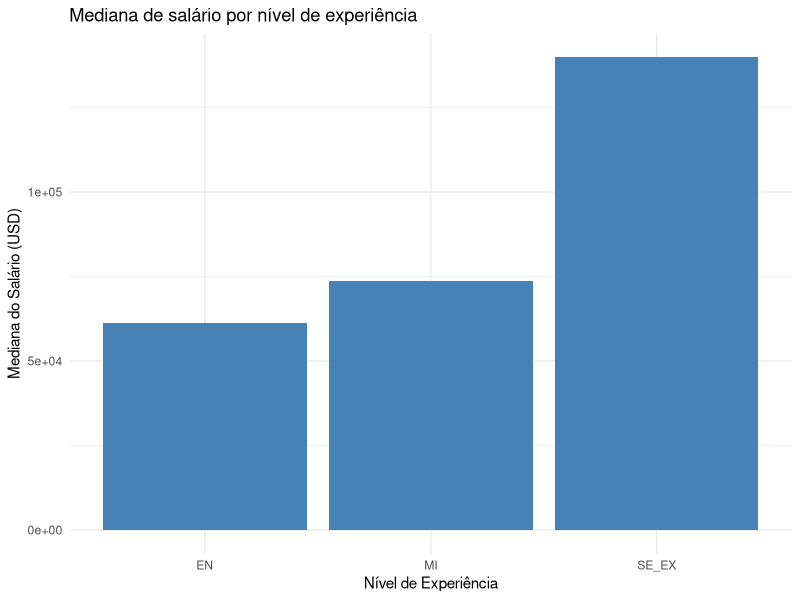

Reproduce this figure in R.
# analise_salarios.R

# Pacotes necessários
library(dplyr)
library(ggplot2)

# Leitura da base de dados
base <- read.csv("dados_salarios.csv", sep = ";")

# 1) Amostra
set.seed(19092005)  # Dia, mês e ano de nascimento
base1 <- base[sample(nrow(base), 300), ]

# 2) Estatísticas descritivas da variável salario_USD
estatisticas_salario <- base1 %>%
  summarise(
    media = mean(salario_USD, na.rm = TRUE),
    mediana = median(salario_USD, na.rm = TRUE),
    percentil_5 = quantile(salario_USD, 0.05, na.rm = TRUE),
    percentil_25 = quantile(salario_USD, 0.25, na.rm = TRUE),
    percentil_75 = quantile(salario_USD, 0.75, na.rm = TRUE),
    percentil_95 = quantile(salario_USD, 0.95, na.rm = TRUE),
    minimo = min(salario_USD, na.rm = TRUE),
    maximo = max(salario_USD, na.rm = TRUE)
  )

print("Estatísticas descritivas de salario_USD:")
print(estatisticas_salario)

# 3) Média e mediana por ano
salario_por_ano <- base1 %>%
  group_by(ano) %>%
  summarise(
    media = mean(salario_USD, na.rm = TRUE),
    mediana = median(salario_USD, na.rm = TRUE)
  )

print("Média e mediana de salario_USD por ano:")
print(salario_por_ano)

# 4) Análise por experiência (agrupando SE + EX)
base1 <- base1 %>%
  mutate(experiencia_mod = ifelse(experiencia %in% c("SE", "EX"), "SE_EX", experiencia))

salario_por_experiencia <- base1 %>%
  group_by(experiencia_mod) %>%
  summarise(
    media = mean(salario_USD, na.rm = TRUE),
    mediana = median(salario_USD, na.rm = TRUE)
  )

print("Média e mediana de salario_USD por experiência (com SE + EX juntos):")
print(salario_por_experiencia)

# 5) Gráfico com as medianas por experiência
ggplot(salario_por_experiencia, aes(x = experiencia_mod, y = mediana)) +
  geom_col(fill = "steelblue") +
  labs(
    title = "Mediana de salário por nível de experiência",
    x = "Nível de Experiência",
    y = "Mediana do Salário (USD)"
  ) +
  theme_minimal()

